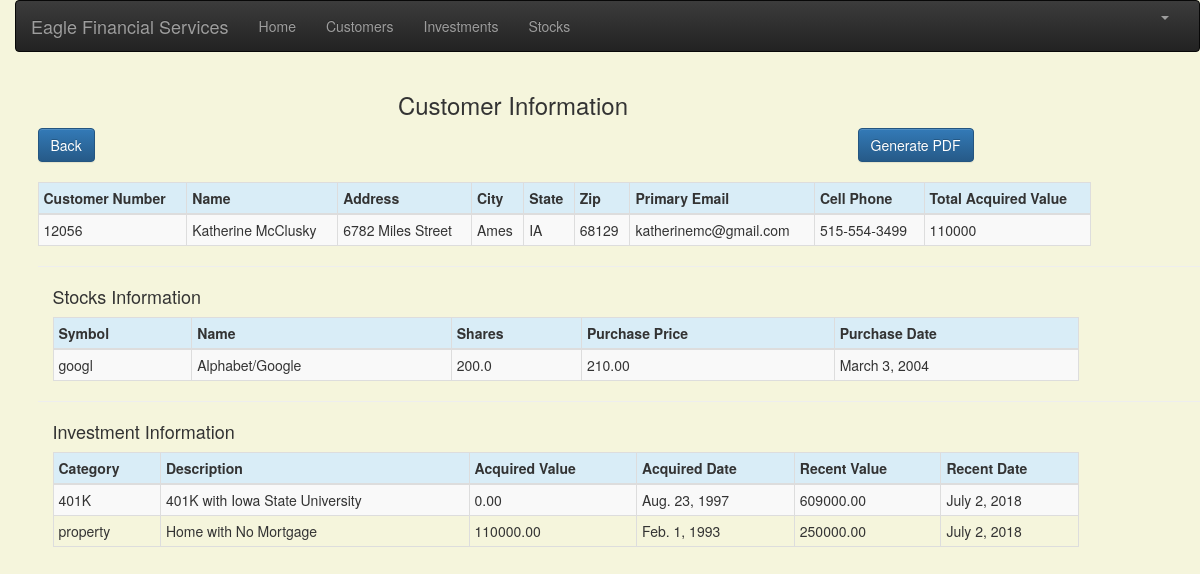
The page /customer/4/portfolio/ (signed in) on the database its author committed.
### portfolio/models.py (models this page shows, shortened)
class Customer(models.Model):
    name = models.CharField(max_length=50)
    address = models.CharField(max_length=200)
    cust_number = models.IntegerField(blank=False, null=False)
    city = models.CharField(max_length=50)
    state = models.CharField(max_length=50)
    zipcode = models.CharField(max_length=10)
    email = models.EmailField(max_length=200)
    cell_phone = models.CharField(max_length=50)
    created_date = models.DateTimeField(
        default=timezone.now)
    updated_date = models.DateTimeField(auto_now_add=True)

class Stock(models.Model):
    customer = models.ForeignKey(Customer, on_delete=models.CASCADE, related_name='stocks')
    symbol = models.CharField(max_length=10)
    name = models.CharField(max_length=50)
    shares = models.DecimalField (max_digits=10, decimal_places=1)
    purchase_price = models.DecimalField(max_digits=10, decimal_places=2)
    purchase_date = models.DateField(default=timezone.now, blank=True, null=True)

class Investment(models.Model):
    customer = models.ForeignKey(Customer, on_delete=models.CASCADE, related_name='investments')
    category = models.CharField(max_length=50)
    description = models.CharField(max_length=200)
    acquired_value = models.DecimalField(max_digits=10, decimal_places=2)
    acquired_date = models.DateField(default=timezone.now)
    recent_value = models.DecimalField(max_digits=10, decimal_places=2)
    recent_date = models.DateField(default=timezone.now, blank=True, null=True)

### portfolio/views.py (the view)
# urls.py: path('', include('portfolio.urls')),
@login_required
def portfolio(request, pk):
    customer = get_object_or_404(Customer, pk=pk)
    customers = Customer.objects.get(id=pk)
    investments = Investment.objects.filter(customer=pk)
    stocks = Stock.objects.filter(customer=pk)
    sum_acquired_value = Investment.objects.filter(customer=pk).aggregate(Sum('acquired_value'))
    return render(request, 'portfolio/portfolio.html', {'customers': customers, 'investments': investments,
                                                      'stocks': stocks,
                                                      'sum_acquired_value': sum_acquired_value,})

### portfolio/templates/portfolio/portfolio.html (shortened to what this page needs)
{% extends 'portfolio/base.html' %}
{% load staticfiles %}
{% load mathfilters %}
{% block content %}
<!DOCTYPE html>
<link rel="stylesheet" href="//maxcdn.bootstrapcdn.com/bootstrap/3.2.0/css/bootstrap.min.css">
<link rel="stylesheet" href="//maxcdn.bootstrapcdn.com/bootstrap/3.2.0/css/bootstrap-theme.min.css">
<html lang="en">
<head>
    <link rel="stylesheet" href="{% static 'css/portfolio.css' %}">
</head>
<body>
<div class="container">
<div class="row">
        <table style="width: 80%;">
             <tr>
                 <td colspan="2" class="col text-center"><h3 style="padding-left: 15Px">Customer Information</h3></td>
            </tr>
            <tr>
                <td><a href="{% url 'portfolio:customer_list' %}" class="row">
                <span class="btn btn-primary">Back</span></a></td>
                <td class="col text-right"><a href="{% url 'portfolio:admin_pdf' pk=customers.pk %}" class="row">
                <span class="btn btn-primary">Generate PDF</span></a></td>
            </tr>
        </table>
</div>
 <br/>
<div class="row">
 	<table class="table-md table-striped table-bordered table-hover table-condensed table-responsive">
            <thead>
            <tr class="bg-info">
                <th>Customer Number</th>
                <th>Name</th>
                <th>Address</th>
                <th>City</th>
                <th>State</th>
                <th>Zip</th>
                <th>Primary Email</th>
                <th>Cell Phone</th>
                <th nowrap>Total Acquired Value</th>
            </tr>
            </thead>
             <tbody>
                <tr>
                    <td nowrap>{{ customers.cust_number }}</td>
                    <td nowrap>{{ customers.name }}</td>
                    <td nowrap>{{ customers.address }}</td>
                    <td>{{ customers.city }}</td>
                    <td>{{ customers.state }}</td>
                    <td>{{ customers.zipcode }}</td>
                    <td nowrap>{{ customers.email }}</td>
                    <td nowrap>{{ customers.cell_phone }}</td>
                    <td nowrap>{{ sum_acquired_value.acquired_value__sum }}</td>
                 </tr>
            </tbody>
        </table>
</div>
<div class="row">
        <hr/>
    <h4 style="padding-left: 15Px">Stocks Information</h4>
</div>
<div>
 	<table class="table-md table-striped table-bordered table-hover table-condensed table-responsive">
            <thead>
            <tr class="bg-info">
                <th>Symbol</th>
                <th>Name</th>
                <th>Shares</th>
                <th>Purchase Price</th>
                <th>Purchase Date</th>
            </tr>
            </thead>
            <tbody>
            {% for stock in stocks %}
                <tr>
                    <td>{{ stock.symbol }}</td>
                    <td nowrap>{{ stock.name }}</td>
                    <td>{{ stock.shares }}</td>
                    <td nowrap>{{ stock.purchase_price }}</td>
                    <td nowrap>{{ stock.purchase_date }}</td>
                </tr>
            {% endfor %}
            </tbody>
        </table>
</div>
<div class="row">
    <hr/>
    <h4 style="padding-left: 15Px">Investment Information</h4>
</div>
<div>
 	<table class="table-md table-striped table-bordered table-hover table-condensed table-responsive">
            <thead>
            <tr class="bg-info">
                <th>Category</th>
                <th>Description</th>
                <th>Acquired Value</th>
                <th>Acquired Date</th>
                <th>Recent Value</th>
                <th>Recent Date</th>
            </tr>
            </thead>
            <tbody>
            {% for investment in investments %}
                <tr>
                    <td>{{ investment.category }}</td>
                    <td nowrap>{{ investment.description }}</td>
                    <td nowrap>{{ investment.acquired_value }}</td>
                    <td nowrap>{{ investment.acquired_date }}</td>
                    <td>{{ investment.recent_value }}</td>
                    <td nowrap>{{ investment.recent_date }}</td>
                </tr>
            {% endfor %}
            </tbody>
        </table>
</div>
</div>
</body>
</html>
{% endblock %}

### portfolio/static/css/portfolio.css (style rules this page uses)
body { padding-left: 15px; }

### portfolio/templates/portfolio/base.html (style rules this page uses)
.table-condensed { width: 90% !important; font-size: 14px; }

### portfolio/templates/portfolio/portfolio.html (style rules this page uses)
body { background-color: beige; }

### rows shown on the page
Customer: cust_number "12056", name "Katherine McClusky", address "6782 Miles Street", city "Ames", state "IA", zipcode "68129", email "katherinemc@gmail.com", cell_phone "515-554-3499"
Stock: symbol "googl", name "Alphabet/Google", shares "200.0", purchase_price "210.00", purchase_date "March 3, 2004"
Investment: category "401K", description "401K with Iowa State University", acquired_value "0.00", acquired_date "Aug. 23, 1997", recent_value "609000.00", recent_date "July 2, 2018"
Investment: category "property", description "Home with No Mortgage", acquired_value "110000.00", acquired_date "Feb. 1, 1993", recent_value "250000.00", recent_date "July 2, 2018"

### other values the page prints
{{ sum_acquired_value.acquired_value__sum }} "110000"
